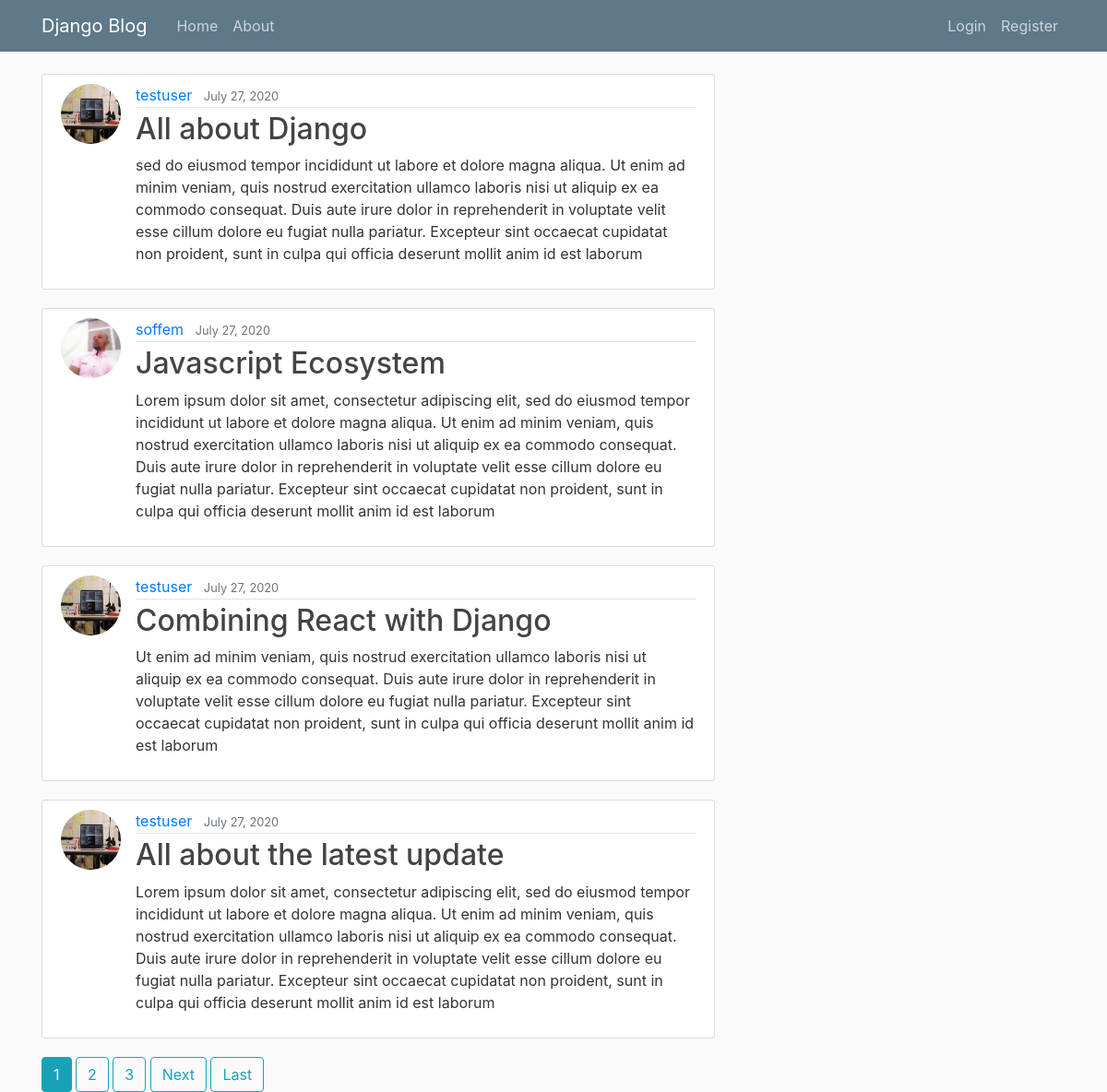
The page / on the database its author committed.
### blog/models.py (models this page shows, shortened)
class Post(models.Model):
    title = models.CharField(max_length=100)
    content = models.TextField()
    date_posted = models.DateTimeField(default=timezone.now)
    author = models.ForeignKey(User, on_delete=models.CASCADE)

### users/models.py (models this page shows, shortened)
class Profile(models.Model):
    user = models.OneToOneField(User, on_delete=models.CASCADE)
    image = models.ImageField(default='default.jpg', upload_to='profile_pics')

### blog/views.py (the view)
# urls.py: path('', PostListView.as_view(), name='blog-home'),
class PostListView(ListView):
    model = Post
    template_name = 'blog/home.html'
    context_object_name = 'posts'
    ordering = ['-date_posted']
    paginate_by = 4

### blog/templates/blog/home.html (shortened to what this page needs)
{% extends "blog/base.html" %}
{% block content %}
    {% for post in posts %}
        <article class="media content-section">
            <img src="{{post.author.profile.image.url}}" class="rounded-circle article-img">
            <div class="media-body">
                <div class="article-metadata">
                    <a href="{% url 'user-posts' post.author.username %}" class="mr-2">{{ post.author }}</a>
                    <small class="text-muted">{{ post.date_posted|date:"F d, Y" }}</small>
                </div>
                <h2><a href="{% url 'post-details' post.id %}" class="article-title">{{ post.title }}</a></h2>
                <p class="article-content">{{ post.content }}</p>
            </div>
        </article>
    {% endfor %}
    {% if is_paginated %}
        {% for num in page_obj.paginator.page_range %}
            {% if page_obj.number == num %}
                <a class="btn btn-info mb4" href="?page={{num}}">{{num}}</a>
            {% elif num > page_obj.number|add:'-3' and num < page_obj.number|add:'3' %}
                <a class="btn btn-outline-info mb4" href="?page={{num}}">{{num}}</a>
            {% endif %}
        {% endfor %}
        {% if page_obj.has_next %}
            <a class="btn btn-outline-info mb4" href="?page={{page_obj.next_page_number}}">Next</a>
            <a class="btn btn-outline-info mb4" href="?page={{page_obj.paginator.num_pages}}">Last</a>
        {% endif %}
    {% endif %}
{% endblock content %}

### blog/templates/blog/base.html (shortened to what this page needs)
{% load static %}
<!DOCTYPE html>
<html lang="en">
<head>
    <link rel="stylesheet" href="https://stackpath.bootstrapcdn.com/bootstrap/4.5.0/css/bootstrap.min.css">
    <link rel="stylesheet" type="text/css" href="{% static 'blog/main.css' %}">
</head>
<body>
    <header class="site-header">
        <nav class="navbar navbar-expand-md navbar-dark bg-steel fixed-top">
            <div class="container">
                <a href="/" class="navbar-brand mr-4">Django Blog</a>
                <div class="collapse navbar-collapse" id="navbarToggle">
                    <div class="navbar-nav mr-auto">
                        <a href="/" class="nav-item nav-link">Home</a>
                        <a href="/" class="nav-item nav-link">About</a>
                    </div>
                    <div class="navbar-nav">
                        {% if user.is_authenticated%}
                        <a href="{% url 'post-create' %}" class="nav-item nav-link">New Post</a>
                        <a href="{% url 'profile' %}" class="nav-item nav-link">Profile</a>
                        <a href="{% url 'logout' %}" class="nav-item nav-link">Logout</a>
                        {% else %}
                            <a href="{% url 'login' %}" class="nav-item nav-link">Login</a>
                            <a href="{% url 'register' %}" class="nav-item nav-link">Register</a>
                        {% endif %}
                    </div>
                </div>
            </div>
        </nav>
    </header>
    <main role="main" class="container">
        <div class="row">
            <div class="col-md-8">
                {% block content %}{% endblock %}
            </div>
        </div>
    </main>
</body>
</html>

### blog/static/blog/main.css (style rules this page uses)
body { background: #fafafa; color: #333333; margin-top: 5rem; }
h1, h2, h3, h4, h5, h6 { color: #444444; }
.bg-steel { background-color: #5f788a; }
.site-header .navbar-nav .nav-link { color: #cbd5db; }
.content-section { background: #ffffff; padding: 10px 20px; border: 1px solid #dddddd; border-radius: 3px; margin-bottom: 20px; }
.article-title { color: #444444 }
.article-content { white-space: pre-line; }
.article-img { height: 65px; width: 65px; margin-right: 16px; }
.article-metadata { padding-bottom: 1px; margin-bottom: 4px; border-bottom: 1px solid #e3e3e3; }

### rows shown on the page
Post: author.profile.image (placeholder picture), author "testuser", date_posted "July 27, 2020", title "All about Django", content "sed do eiusmod tempor incididunt ut labore et dolore magna aliqua. Ut enim ad minim veniam, quis nostrud exercitation ullamco laboris nisi ut aliquip ex ea commodo consequat. Duis aute irure dolor in reprehenderit in voluptate velit esse cillum dolore eu fugiat nulla pariatur. Excepteur sint occaecat cupidatat non proident, sunt in culpa qui officia deserunt mollit anim id est laborum"
Post: author.profile.image (picture), author "soffem", date_posted "July 27, 2020", title "Javascript Ecosystem", content "Lorem ipsum dolor sit amet, consectetur adipiscing elit, sed do eiusmod tempor incididunt ut labore et dolore magna aliqua. Ut enim ad minim veniam, quis nostrud exercitation ullamco laboris nisi ut aliquip ex ea commodo consequat. Duis aute irure dolor in reprehenderit in voluptate velit esse cillum dolore eu fugiat nulla pariatur. Excepteur sint occaecat cupidatat non proident, sunt in culpa qui officia deserunt mollit anim id est laborum"
Post: author.profile.image (placeholder picture), author "testuser", date_posted "July 27, 2020", title "Combining React with Django", content "Ut enim ad minim veniam, quis nostrud exercitation ullamco laboris nisi ut aliquip ex ea commodo consequat. Duis aute irure dolor in reprehenderit in voluptate velit esse cillum dolore eu fugiat nulla pariatur. Excepteur sint occaecat cupidatat non proident, sunt in culpa qui officia deserunt mollit anim id est laborum"
Post: author.profile.image (placeholder picture), author "testuser", date_posted "July 27, 2020", title "All about the latest update", content "Lorem ipsum dolor sit amet, consectetur adipiscing elit, sed do eiusmod tempor incididunt ut labore et dolore magna aliqua. Ut enim ad minim veniam, quis nostrud exercitation ullamco laboris nisi ut aliquip ex ea commodo consequat. Duis aute irure dolor in reprehenderit in voluptate velit esse cillum dolore eu fugiat nulla pariatur. Excepteur sint occaecat cupidatat non proident, sunt in culpa qui officia deserunt mollit anim id est laborum"

### other values the page prints
{{ num }} "1"
{{ num }} "2" "3"
